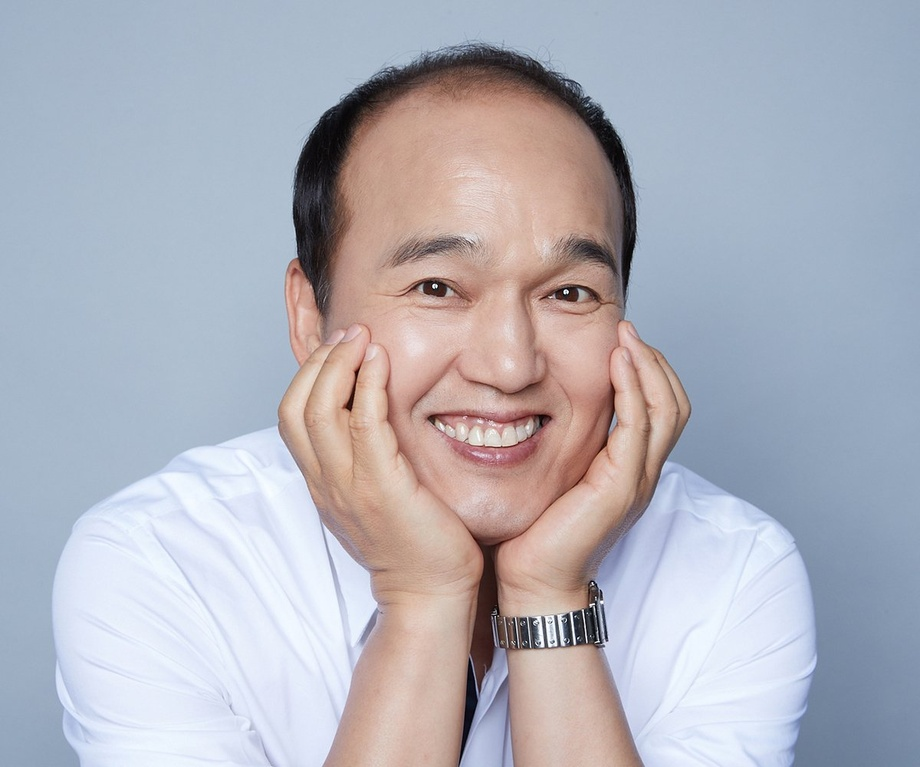
#> input picture data/ad.jpg, 920 x 767 px, shrunk from 1200 x 1000 before the run, found by its file name
$ python 0416.py
#> lines starting #> are read from the running program, lines starting #| are printed output that depends on the picture
# 0416.py
import cv2
src = cv2.imread('./data/ad.jpg')
#> src is the input picture: shape (767, 920, 3); mean B, G, R 187.3, 177.5, 177

rows, cols, channels = src.shape
#> rows = 767; cols = 920; channels = 3
M1 = cv2.getRotationMatrix2D( (rows/2, cols/2),  45, 0.5 )
M2 = cv2.getRotationMatrix2D( (rows/2, cols/2), -45, 1.0 )

dst1 = cv2.warpAffine( src, M1, (rows, cols))
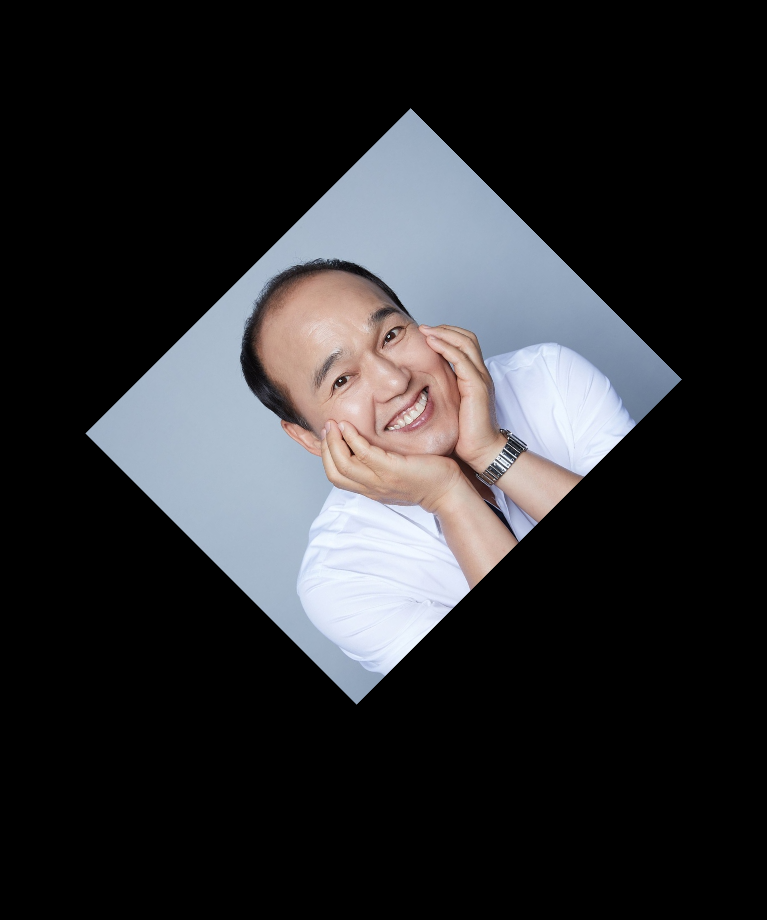
#> dst1: shape (920, 767, 3); mean B, G, R 46.8, 44.4, 44.3
dst2 = cv2.warpAffine( src, M2, (rows, cols))
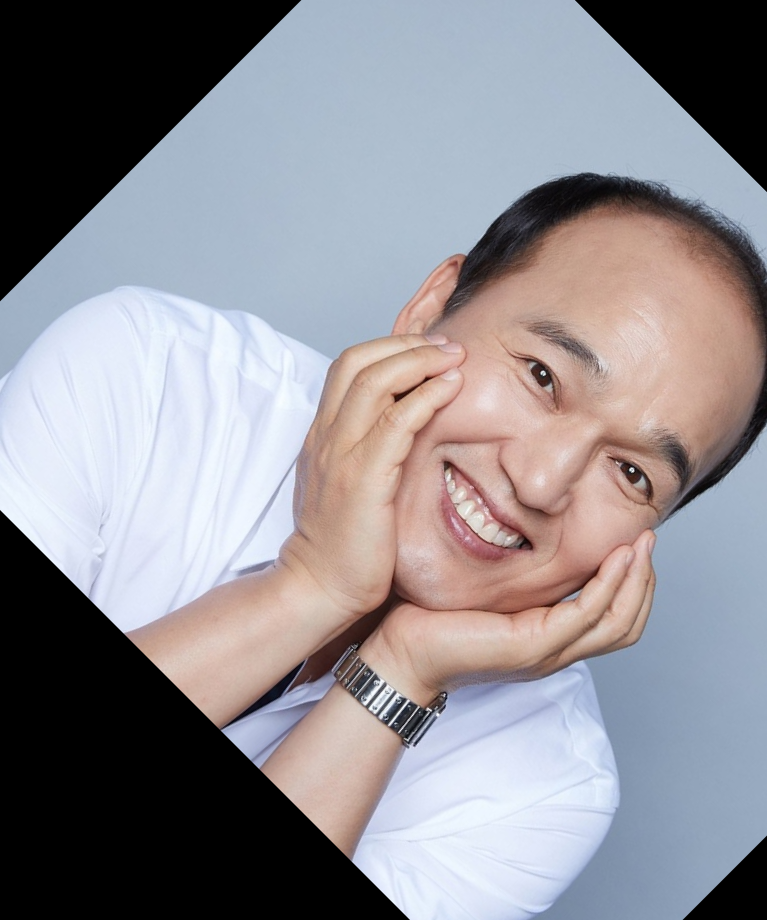
#> dst2: shape (920, 767, 3); mean B, G, R 145.5, 140, 143

cv2.imshow('dst1',  dst1)
cv2.imshow('dst2',  dst2)
cv2.waitKey()
cv2.destroyAllWindows()

$ run again, with data/123.jpg copied over data/ad.jpg
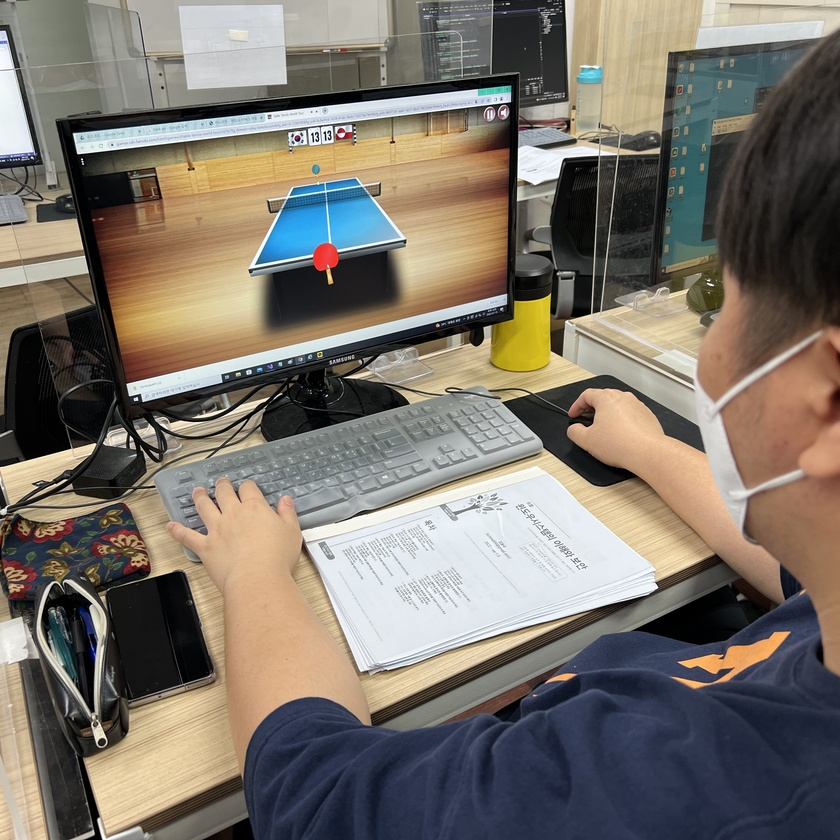
#> input picture data/123.jpg, 840 x 840 px, shrunk from 3024 x 3024 before the run, found by its file name
#> src is the input picture: shape (840, 840, 3); mean B, G, R 106.6, 116.1, 123.4
#> `dst1 = cv2.warpAffine( src, M1, (rows, cols))`:
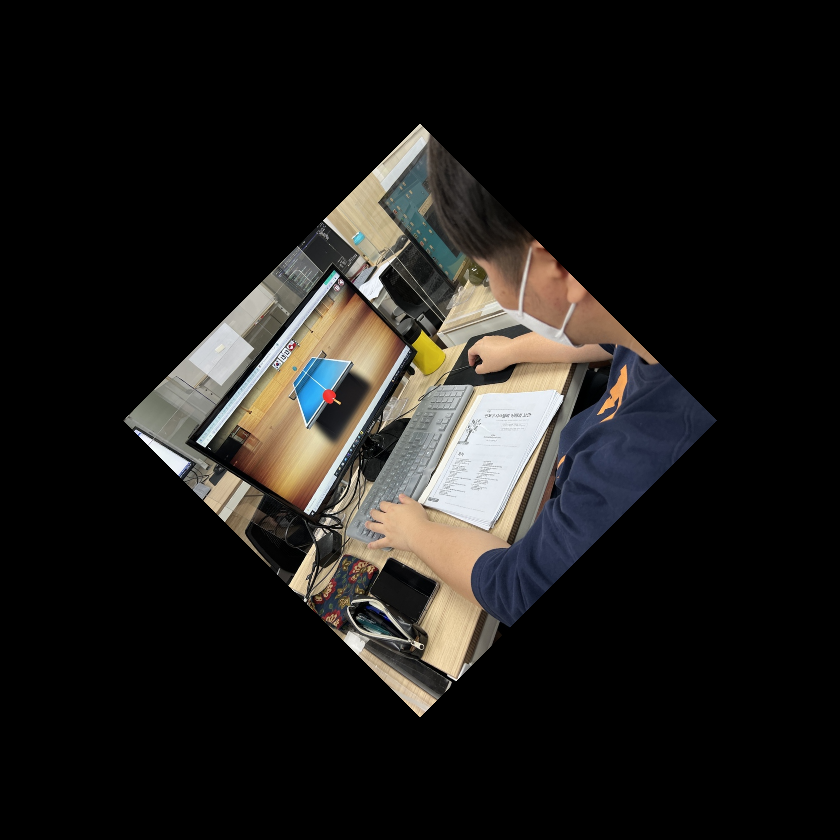
#> dst1: shape (840, 840, 3); mean B, G, R 26.7, 29, 30.9
#> `dst2 = cv2.warpAffine( src, M2, (rows, cols))`:
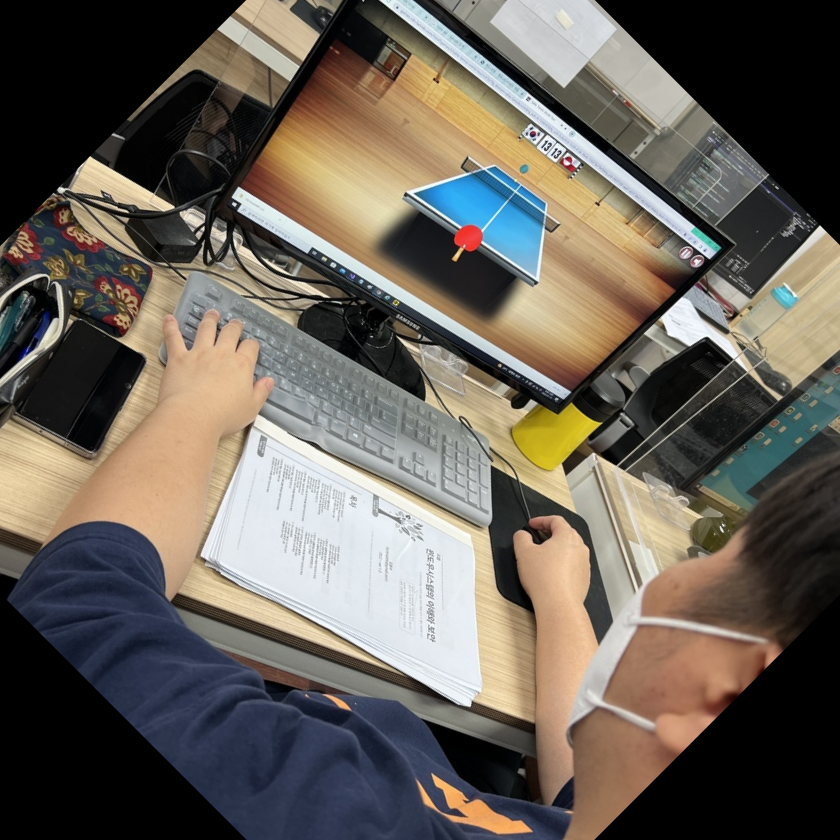
#> dst2: shape (840, 840, 3); mean B, G, R 88.8, 97.7, 104.7
